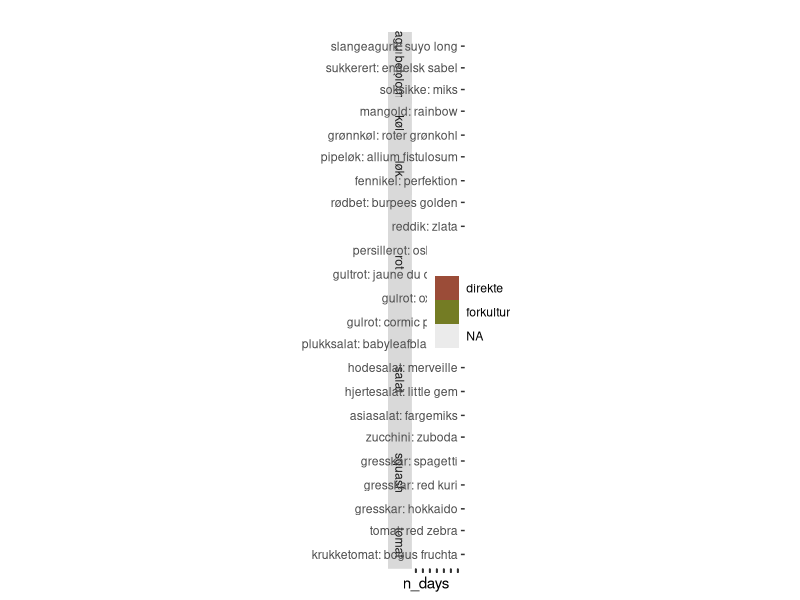

The R source for this figure:
## ---- chunk 1
knitr::opts_chunk$set(
  echo = FALSE, 
  warning = FALSE, 
  message = FALSE,
  # out.width='\\textwidth', 
  out.width = "100%",
  fig.height = 8, 
  fig.align='center')
options(knitr.kable.NA = '')
library(grid)
library(tidyverse)

PAL <- c(innhøsting = "#f3c58f", 
         direkte = "#9b4c38", 
         forkultur = "#747c24")

year = tibble(
  month = c("januar", "februar", "mars", "april", "mai", "juni", 
            "juli", "august", "september", "oktober", "november", "desember"),
  no = 1:12,
  n_days = rep(c(31, 30), 6)
)
year$n_days[2] = 28

year_days <- year %>% 
  mutate(
    data = list(data.frame(
      days = 1:n_days
    ))
  ) %>% 
  unnest(data)

year_breaks <- year_days %>% 
  group_by(month) %>% 
  summarise(min = min(n_days), 
            max = max(n_days),
            mean = mean(n_days)) %>% 
  arrange(min)

tt <- lubridate::today()
tt <- year_days %>% 
  filter(no == lubridate::month(tt), 
         days == lubridate::day(tt)) %>%
  pull(n_days)

data <- read_tsv(here::here(
  "data/planteoversikt.tsv"
)) %>% 
  separate(forkultur,
           c("forkultur_start", "forkultur_slutt")) %>% 
  separate(direkte, 
           c("direkte_start", "direkte_slutt")) %>% 
  separate(innhøsting, 
           c("innhøsting_start", "innhøsting_slutt")) %>% 
  pivot_longer(contains("_"),
               names_to = "tid", 
               values_to = "month") %>% 
  separate(tid, c("sow", "tid")) %>% 
  filter(!is.na(month)) %>% 
  distinct() %>% 
  filter(!is.na(month)) %>% 
  arrange(plante, type)

data3 <- data %>% 
  select(type, plante) %>%
  distinct() %>% 
  group_by_all() %>% 
  nest() %>% 
  mutate(data  = map(data, ~year)) %>% 
  unnest() %>% 
  left_join(data %>% select(type, plante, tid, sow, month)) %>% 
  mutate(tid = case_when(
    tid == "start" ~ 1, 
    tid == "slutt" ~ 0)) %>% 
  arrange(plante, type, no, sow) %>% 
  #group_by(type, plante, sow) %>% 
  fill(tid:sow) %>% 
  rename(idx = tid) %>% 
  left_join(select(data, 
                   type, plante, 
                   tid, sow, month)) %>% 
  arrange(plante, type, no, sow) %>% 
  mutate(idx = case_when(
    idx == 1 ~ 1, 
    tid == "slutt" ~ 1,
    TRUE ~ 0),
    sow = ifelse(idx == 1, sow, NA)) %>% 
  select(-tid) %>% 
  filter(!is.na(sow)) %>% 
  group_by_at(vars(type, plante, sow)) %>% 
  nest() %>% 
  mutate(data = map(data,
                    ~ full_join(.x, 
                                select(year_days, -n_days), 
                                by = c("month", "no")) %>% 
                      arrange(n_days))) %>% 
  unnest() %>% 
  left_join(select(data, plante, frukt)) %>% 
  mutate(month = factor(month, levels = year$month)) %>% 
  ungroup()
## ---- chunk 2
data3 %>% 
  ggplot(aes(y = paste0(plante, ": ", type), 
             x = n_days, 
             group = sow, 
             fill = ifelse(idx==1, sow, NA))) + 
  geom_tile(position="dodge", 
            width=.5) + 
  # geom_hline(aes(yintercept = tt) )+ 
  facet_grid(frukt~month,
             scales = "free",
             space = "free", ) +
  labs(y = "", 
       fill = "") +
  theme(panel.spacing = unit(-0.35, "lines"),
        panel.border = element_rect(colour="darkgrey", fill="transparent"),
        axis.text.x = element_blank()) +
  scale_fill_manual(values = PAL,
                    na.value="transparent")
## ---- chunk 3
data %>%
  filter(sow != "") %>%
  group_by_at(vars(-month, -tid)) %>%
  summarise(period = paste(month, collapse="-")) %>%
  spread(sow, period) %>%
  knitr::kable(booktabs = T)
